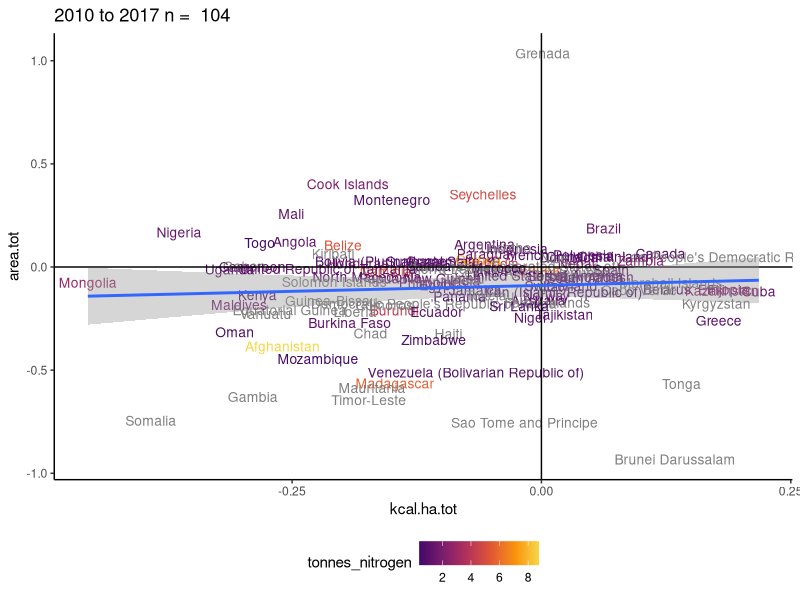

R code for this plot: (Note: this script raises an error after producing the figure.)
# Last Update 2/12/2021


# Install these packages
library(tidyverse)
library(ggpubr)

# Run this function
ewers_plot_all <- function(data, X, Y,Z, start,end){
  
  start.lab = as.name(paste("x",as.character(start),sep = ""))
  end.lab = as.name(paste("x",as.character(end),sep = ""))
  x.lab = as.name(X)
  y.lab = as.name(Y)
  z.lab = as.name(Z)
  #
  # Cut data for years and variables only, adjust for per capita
  data_cut = data %>% 
    dplyr::filter(Year == start | Year == end) %>% 
    dplyr::select(Area,Year,Population,!!X,!!Y, !!Z) %>% 
    dplyr::filter(!is.na(!!x.lab) & !is.na(!!y.lab)) %>% 
    dplyr::mutate(x_percap = !!x.lab/Population, y_percap = !!y.lab/Population, z_percap = !!z.lab/Population) %>% 
    dplyr::select(Area,Year,x_percap,y_percap,z_percap) %>% 
    pivot_wider(names_from = Year, values_from = c(x_percap,y_percap,z_percap)) %>% 
    dplyr::mutate(x_dif = !!as.name(paste("x_percap_",as.character(end), sep = "")) / !!as.name(paste("x_percap_",as.character(start), sep = "")),
                  y_dif = !!as.name(paste("y_percap_",as.character(end), sep = "")) / !!as.name(paste("y_percap_",as.character(start), sep = "")),
                  z_dif = !!as.name(paste("z_percap_",as.character(end), sep = "")) / !!as.name(paste("z_percap_",as.character(start), sep = "")))
  
  mz <- 5*mean(data_cut$z_dif,na.rm = T)
  lmz <- mean(data_cut$z_dif,na.rm = T)/5
  data_cut = data_cut %>% 
    dplyr::mutate(log.x.dif = log(x_dif),
                  log.y.dif = log(y_dif),
                  log.z.dif = ifelse(z_dif >= (mz)| z_dif <= (lmz)| is.na(z_dif), NA ,z_dif)) %>% 
    dplyr::filter(!is.na(log.x.dif) & !is.na(log.y.dif))
  
  # Fix how model runs later
  #lm = lm(log.y.dif ~ log.x.dif, data = data_cut)
  
  #lm.coef = round(as.data.frame(coef(lm))[2,1],digits = 3)
  
  plot <- ggplot(data = data_cut, mapping = aes(x = log.x.dif, y = log.y.dif, color = log.z.dif)) + theme_classic() +
    geom_text(aes(label = Area), size = 3.5 ) + geom_hline(yintercept = 0) + geom_vline(xintercept = 0) + 
    geom_smooth(method = "lm")  + 
    labs(x = x.lab, y = y.lab, title = paste(as.character(start),"to",as.character(end), "n = ", as.character(nrow(data_cut))), color = z.lab) +
    scale_color_viridis_c(begin = 0.2,end = .9,option = "inferno", na.value = "grey50") + theme(legend.position = "bottom")
  # plot.coef <- ggplot(data = data_cut, mapping = aes(x = log.x.dif, y = log.y.dif)) + theme_classic() +
  # geom_point() + geom_hline(yintercept = 0) + geom_vline(xintercept = 0) + geom_smooth(method = "lm")  + labs(x = x.lab, y = y.lab, title = paste(as.character(start),"to",as.character(end), "n = ", as.character(nrow(data_cut)), "coef =", as.character(lm.coef)) )
  
  return(plot)
  # if_else(is.na(lm.coef), return(plot),return(plot.coef))
}

# Load this data, was attached to email
fao_composite_tall = read.csv("../data/fao_composite_tall.csv", header = T, sep = ",")

# Now you can use this function to visualize any trend you want from the time period 1979-2018,
#  though some data will be missing from those time periods. 

# Can select from any of these values
#    X , Y, or Z can currently be:
#      -"tonnes_nitrogen"      (ag use only)
#      -"import_value_usd"     (ag products only)
#      -"export_value_usd"     (ag products only)
#      -"total_ag_value_pin"   (PIN is FAO "Production Index Number")
#      -"kcal.ha.tot"          (still from only staple crops)
#      -"area.tot"             (still from only staple crops)
#      -"tonnes_pest_total"    (pesticide use for agriculture per capita)
#      -"for_invest_usd"       (Foreign investment in agriculture per capita)
#      -"CO2_eq_emissions"     (CO2 equivalent emissions per capita)

# For Example, here is change in caloric yield per capita on the X axis, 
#                      change in cropland area per capita on the Y axis (same as Ewers),
#                 and tonnes of nitrogen fertilizer added to fields per capita as the color scale 
#                 from years 2010 to 2017. 
ewers_plot_all(data = fao_composite_tall, 
                      X = "kcal.ha.tot",
                      Y = "area.tot",
                      Z = "tonnes_nitrogen",
                      start = 2010,
                      end = 2017)

# Feel free to try your own years by plugging into the template below! 
#      Some years may cause an error if there are too many NA's for the Z value
ewers_plot_all(data = fao_composite_tall, 
               X = "",
               Y = "",
               Z = "",
               start = ,
               end = )




